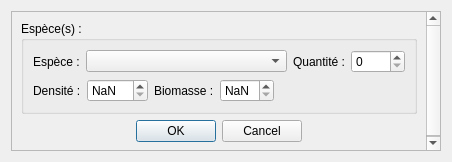
<?xml version="1.0" encoding="UTF-8"?>
<ui version="4.0">
 <class>dlgPecheSaisieForm</class>
 <widget class="QDialog" name="dlgPecheSaisieForm">
  <property name="geometry">
   <rect>
    <x>0</x>
    <y>0</y>
    <width>452</width>
    <height>162</height>
   </rect>
  </property>
  <property name="windowTitle">
   <string>Saisie des résultats</string>
  </property>
  <layout class="QVBoxLayout" name="verticalLayout">
   <item>
    <widget class="QScrollArea" name="scrollArea">
     <property name="minimumSize">
      <size>
       <width>0</width>
       <height>0</height>
      </size>
     </property>
     <property name="widgetResizable">
      <bool>true</bool>
     </property>
     <widget class="QWidget" name="scrollAreaWidgetContents">
      <property name="geometry">
       <rect>
        <x>0</x>
        <y>0</y>
        <width>432</width>
        <height>142</height>
       </rect>
      </property>
      <layout class="QVBoxLayout" name="verticalLayout_15">
       <item>
        <widget class="QGroupBox" name="groupBox">
         <property name="title">
          <string>Espèce(s) :</string>
         </property>
         <layout class="QVBoxLayout" name="verticalLayout_11">
          <item>
           <layout class="QVBoxLayout" name="verticalLayout_7">
            <item>
             <layout class="QHBoxLayout" name="horizontalLayout_50">
              <item>
               <layout class="QHBoxLayout" name="horizontalLayout_46">
                <item>
                 <widget class="QLabel" name="label_34">
                  <property name="text">
                   <string>Espèce :</string>
                  </property>
                 </widget>
                </item>
                <item>
                 <widget class="QComboBox" name="cmbEspece">
                  <property name="sizePolicy">
                   <sizepolicy hsizetype="Expanding" vsizetype="Fixed">
                    <horstretch>0</horstretch>
                    <verstretch>0</verstretch>
                   </sizepolicy>
                  </property>
                 </widget>
                </item>
               </layout>
              </item>
              <item>
               <layout class="QHBoxLayout" name="horizontalLayout_47">
                <item>
                 <widget class="QLabel" name="label_35">
                  <property name="text">
                   <string>Quantité :</string>
                  </property>
                 </widget>
                </item>
                <item>
                 <widget class="QSpinBox" name="spnQuantite">
                  <property name="maximum">
                   <number>9999</number>
                  </property>
                 </widget>
                </item>
               </layout>
              </item>
             </layout>
            </item>
            <item>
             <layout class="QHBoxLayout" name="horizontalLayout_51">
              <item>
               <layout class="QHBoxLayout" name="horizontalLayout_48">
                <item>
                 <widget class="QLabel" name="label_36">
                  <property name="text">
                   <string>Densité :</string>
                  </property>
                 </widget>
                </item>
                <item>
                 <widget class="QSpinBox" name="spnDensite">
                  <property name="specialValueText">
                   <string>NaN</string>
                  </property>
                  <property name="minimum">
                   <number>-1</number>
                  </property>
                  <property name="maximum">
                   <number>99999</number>
                  </property>
                  <property name="value">
                   <number>-1</number>
                  </property>
                 </widget>
                </item>
               </layout>
              </item>
              <item>
               <layout class="QHBoxLayout" name="horizontalLayout_49">
                <item>
                 <widget class="QLabel" name="label_37">
                  <property name="text">
                   <string>Biomasse :</string>
                  </property>
                 </widget>
                </item>
                <item>
                 <widget class="QSpinBox" name="spnBiomasse">
                  <property name="specialValueText">
                   <string>NaN</string>
                  </property>
                  <property name="minimum">
                   <number>-1</number>
                  </property>
                  <property name="maximum">
                   <number>9999</number>
                  </property>
                  <property name="value">
                   <number>-1</number>
                  </property>
                 </widget>
                </item>
               </layout>
              </item>
              <item>
               <spacer name="horizontalSpacer">
                <property name="orientation">
                 <enum>Qt::Horizontal</enum>
                </property>
                <property name="sizeHint" stdset="0">
                 <size>
                  <width>40</width>
                  <height>20</height>
                 </size>
                </property>
               </spacer>
              </item>
             </layout>
            </item>
           </layout>
          </item>
         </layout>
        </widget>
       </item>
       <item>
        <widget class="QDialogButtonBox" name="btnBox">
         <property name="standardButtons">
          <set>QDialogButtonBox::Cancel|QDialogButtonBox::Ok</set>
         </property>
         <property name="centerButtons">
          <bool>true</bool>
         </property>
        </widget>
       </item>
      </layout>
     </widget>
    </widget>
   </item>
  </layout>
 </widget>
 <resources/>
 <connections/>
</ui>
